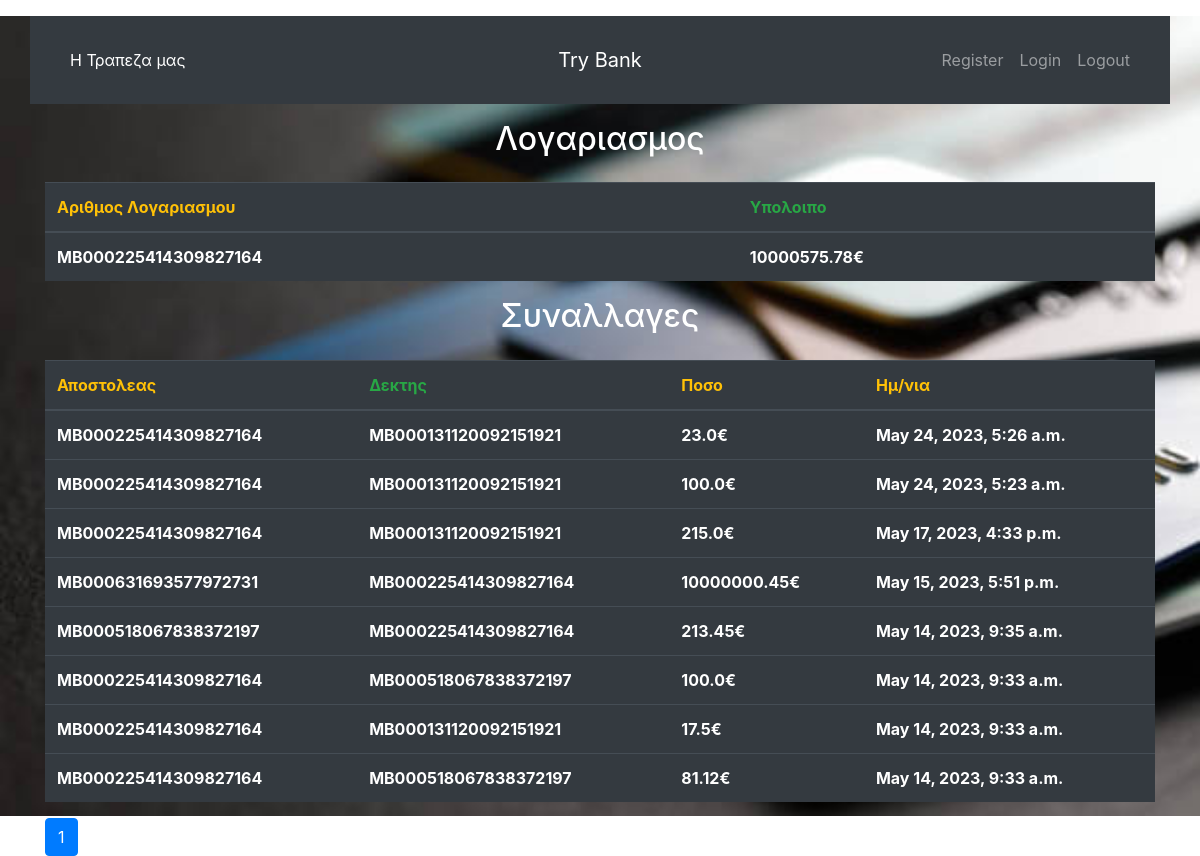
Page /profile/MB000225414309827164/ on the earlier database version.
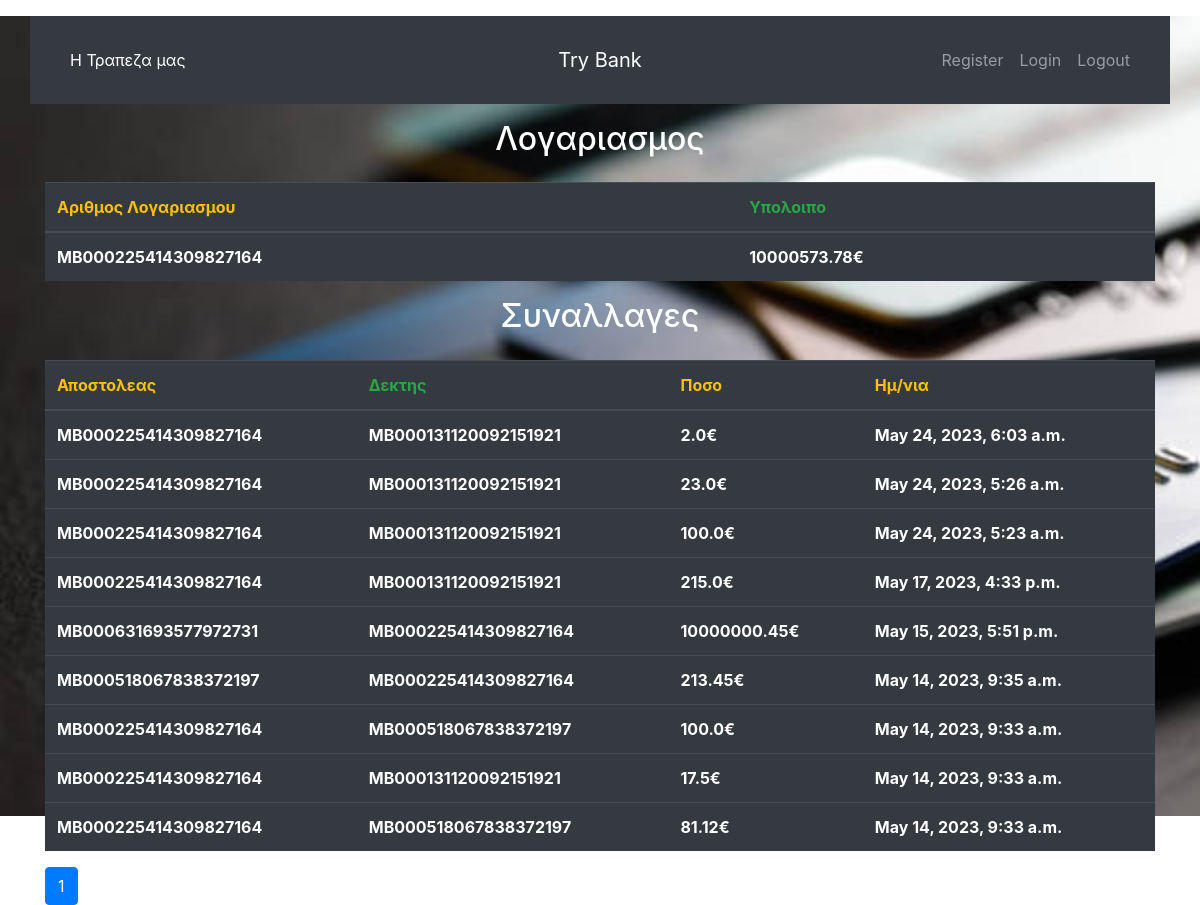
Same page on the later database version.
### customers/models.py (models this page shows, shortened)
class Accounts(models.Model):
    owner = models.ForeignKey(User, on_delete = models.CASCADE)
    acc_number = models.CharField(primary_key=True, max_length=20)
    balance = models.FloatField(default= 0)

class Transactions(models.Model):
    sender_acc = models.ForeignKey(Accounts,on_delete=models.CASCADE, related_name='sender_acc')
    recipient_acc = models.ForeignKey(Accounts, on_delete=models.CASCADE, related_name='recipient_acc')
    amount = models.FloatField()
    date = models.DateTimeField(auto_now_add=True,null=True, blank=True)

### customers/views.py (the view)
# urls.py: path('profile/<str:acc_number>/', views.account, name='account'),
def account(request, acc_number):
    query = Accounts.objects.get(acc_number = acc_number)
    saw_me = Transactions.objects.filter((Q(sender_acc=query) | Q(recipient_acc=query)))
    saw_me = saw_me.order_by('-date')
    paginator = Paginator(saw_me, per_page=10)
    page_number = request.GET.get('page', 1)
    pagin = paginator.get_page(page_number)
    context = {
        'object': query,
        'pagin' : pagin
    }
    return render(request, 'account.html', context=context)

### templates/account.html (shortened to what this page needs)
{% extends 'welcome_page.html' %}
{% block content %}
<div class="container">
    <div>
  <h2 class="text-center text-white">Λογαριασμος</h2>
    </div>
<div class="mt-4">
  <table class="table table-dark mt-4">
    <thead>
      <tr>
        <th class="text-warning">Αριθμος Λογαριασμου</th>
        <th class="text-success">Υπολοιπο</th>
      </tr>
    </thead>
      <tr>
        <th>{{object.acc_number}}</th>
        <th>{{object.balance}}€</th>
      </tr>
    <div class="mt-4">
  <table class="table table-dark mt-4">
      <div>
  <h2 class="text-center text-white">Συναλλαγες</h2>
    </div>
    <thead>
      <tr>
        <th class="text-warning">Αποστολεας</th>
        <th class="text-success">Δεκτης</th>
          <th class="text-warning">Ποσο</th>
        <th class="text-warning">Ημ/νια</th>
      </tr>
    </thead>
     {% for object in pagin %}
      <tr>
          <th>{{object.sender_acc.acc_number}}</th>
          <th>{{object.recipient_acc.acc_number}}</th>
          <th>{{object.amount}}€</th>
          <th>{{object.date}}</th>
      </tr>
        {% endfor %}
  </table>
    <nav aria-label="...">
  <ul class="pagination mt-3">
<li class="page-item active">
      <span class="page-link">{{pagin.number}}
      </span>
</li>
  </ul>
</nav>
  </div>
</div>
{% endblock content %}

Differences in the rows shown:
changed Accounts "MB000225414309827164": balance "10000575.78" → "10000573.78"
added Transactions: sender_acc.acc_number "MB000225414309827164", recipient_acc.acc_number "MB000131120092151921", amount "2.0", date "May 24, 2023, 6:03 a.m."
